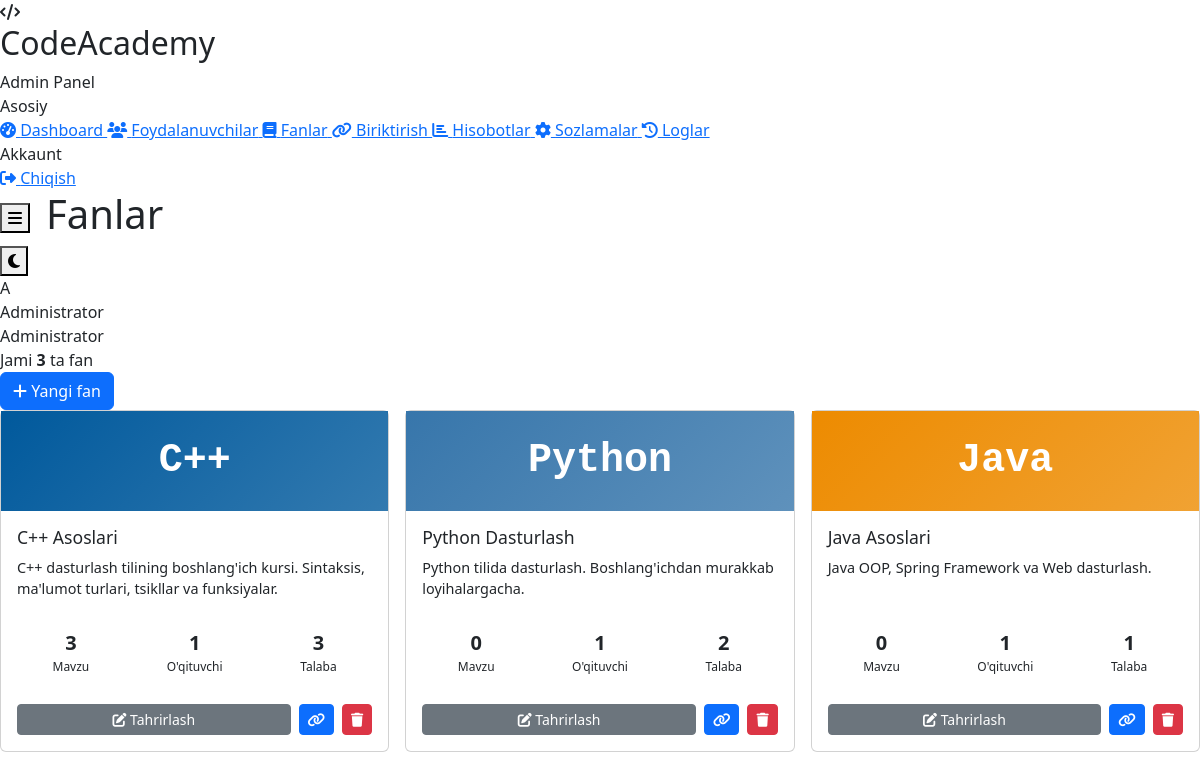
The app's page /admin/subjects.php (signed in) with its own data.
### tables this page shows
CREATE TABLE `users` (
    `id` INT UNSIGNED AUTO_INCREMENT PRIMARY KEY,
    `full_name` VARCHAR(150) NOT NULL,
    `username` VARCHAR(50) NOT NULL UNIQUE,
    `email` VARCHAR(100) NOT NULL UNIQUE,
    `password` VARCHAR(255) NOT NULL,
    `role` ENUM('admin', 'teacher', 'student') NOT NULL DEFAULT 'student',
    `avatar` VARCHAR(255) DEFAULT 'default.png',
    `phone` VARCHAR(20) DEFAULT NULL,
    `status` ENUM('active', 'blocked', 'pending') NOT NULL DEFAULT 'active',
    `language` ENUM('uz', 'ru', 'en') NOT NULL DEFAULT 'uz',
    `last_login` TIMESTAMP NULL DEFAULT NULL,
    `created_at` TIMESTAMP DEFAULT CURRENT_TIMESTAMP,
    `updated_at` TIMESTAMP DEFAULT CURRENT_TIMESTAMP ON UPDATE CURRENT_TIMESTAMP,
    INDEX `idx_role` (`role`),
    INDEX `idx_status` (`status`)
);

CREATE TABLE `subjects` (
    `id` INT UNSIGNED AUTO_INCREMENT PRIMARY KEY,
    `name` VARCHAR(150) NOT NULL,
    `description` TEXT,
    `programming_language` ENUM('cpp', 'java', 'python', 'javascript', 'php', 'csharp') NOT NULL,
    `image` VARCHAR(255) DEFAULT 'default-subject.jpg',
    `created_by` INT UNSIGNED NOT NULL,
    `status` ENUM('active', 'inactive') DEFAULT 'active',
    `created_at` TIMESTAMP DEFAULT CURRENT_TIMESTAMP,
    `updated_at` TIMESTAMP DEFAULT CURRENT_TIMESTAMP ON UPDATE CURRENT_TIMESTAMP,
    FOREIGN KEY (`created_by`) REFERENCES `users`(`id`) ON DELETE CASCADE,
    INDEX `idx_language` (`programming_language`)
);

### includes/auth.php (called while the page is built, shortened)
<?php
require_once __DIR__ . '/db.php';
class Auth {
    public static function isLoggedIn() {
        return true;
    }
    public static function user() {
        return db()->fetchOne("SELECT * FROM users WHERE id = ?", [$_SESSION['user_id']]);
    }
}

### includes/db.php (called while the page is built, shortened)
<?php
class Database {
    private static $instance = null;
    private $pdo;
    private function __construct() {
        try {
            $dsn = "mysql:host=" . DB_HOST . ";dbname=" . DB_NAME . ";charset=" . DB_CHARSET;
            $options = [
                PDO::ATTR_ERRMODE => PDO::ERRMODE_EXCEPTION,
                PDO::ATTR_DEFAULT_FETCH_MODE => PDO::FETCH_ASSOC,
                PDO::ATTR_EMULATE_PREPARES => false,
                PDO::MYSQL_ATTR_INIT_COMMAND => "SET NAMES utf8mb4 COLLATE utf8mb4_unicode_ci"
            ];
            $this->pdo = new PDO($dsn, DB_USER, DB_PASS, $options);
        } catch (PDOException $e) {
            if (DEBUG_MODE) {
                die("Database ulanish xatosi: " . $e->getMessage());
            } else {
                die("Database bilan ulanishda xatolik yuz berdi.");
            }
        }
    }
    public static function getInstance() {
        if (self::$instance === null) {
            self::$instance = new self();
        }
        return self::$instance;
    }
    public function query($sql, $params = []) {
        $stmt = $this->pdo->prepare($sql);
        $stmt->execute($params);
        return $stmt;
    }
    public function fetchOne($sql, $params = []) {
        return $this->query($sql, $params)->fetch();
    }
    public function fetchAll($sql, $params = []) {
        return $this->query($sql, $params)->fetchAll();
    }
}
function db() {
    return Database::getInstance();
}

### includes/functions.php (called while the page is built, shortened)
<?php
function e($string) {
    return htmlspecialchars($string ?? '', ENT_QUOTES, 'UTF-8');
}

### admin/subjects.php (the view, shortened to what this page needs)
<?php
$pageTitle = 'Fanlar';
require_once __DIR__ . '/../includes/auth.php';
require_once __DIR__ . '/../includes/functions.php';
$subjects = db()->fetchAll(
    "SELECT s.*, u.full_name as creator,
        (SELECT COUNT(*) FROM subject_teachers st WHERE st.subject_id = s.id) as teacher_count,
        (SELECT COUNT(*) FROM subject_students ss WHERE ss.subject_id = s.id) as student_count,
        (SELECT COUNT(*) FROM topics t WHERE t.subject_id = s.id) as topic_count
     FROM subjects s
     LEFT JOIN users u ON s.created_by = u.id
     ORDER BY s.created_at DESC"
);
require_once __DIR__ . '/../includes/header.php';
?>
<div class="toolbar">
    <div style="flex: 1;">
        <p style="color: var(--text-secondary); margin: 0;">
            Jami <strong><?= count($subjects) ?></strong> ta fan
        </p>
    </div>
    <button class="btn btn-primary" data-bs-toggle="modal" data-bs-target="#createSubjectModal">
        <i class="fas fa-plus"></i> Yangi fan
    </button>
</div>
<div class="row g-3">
    <?php if (empty($subjects)): ?>
        <div class="col-12">
            <div class="card">
                <div class="card-body" style="text-align: center; padding: 3rem;">
                    <i class="fas fa-book" style="font-size: 3rem; color: var(--text-tertiary); margin-bottom: 1rem;"></i>
                    <h3 style="color: var(--text-tertiary);">Hech qanday fan yo'q</h3>
                    <p style="color: var(--text-tertiary);">Birinchi fanni qo'shish uchun yuqoridagi tugmani bosing</p>
                </div>
            </div>
        </div>
    <?php else: ?>
        <?php
        $langColors = [
            'cpp' => '#00599C', 'java' => '#ED8B00', 'python' => '#3776AB',
            'javascript' => '#F7DF1E', 'php' => '#777BB4', 'csharp' => '#239120'
        ];
        $langNames = [
            'cpp' => 'C++', 'java' => 'Java', 'python' => 'Python',
            'javascript' => 'JavaScript', 'php' => 'PHP', 'csharp' => 'C#'
        ];
        ?>
        <?php foreach ($subjects as $s):
            $color = $langColors[$s['programming_language']] ?? '#666';
            $langName = $langNames[$s['programming_language']] ?? $s['programming_language'];
        ?>
            <div class="col-lg-4 col-md-6">
                <div class="card" style="height: 100%; transition: var(--transition);">
                    <div style="height: 100px; background: linear-gradient(135deg, <?= $color ?>, <?= $color ?>cc); display: flex; align-items: center; justify-content: center; color: white; font-size: 2.5rem; font-weight: 700; font-family: 'JetBrains Mono', monospace;">
                        <?= $langName ?>
                    </div>
                    <div class="card-body">
                        <div style="display: flex; justify-content: space-between; align-items: start; margin-bottom: 0.5rem;">
                            <h3 style="margin: 0; font-size: 1.1rem;"><?= e($s['name']) ?></h3>
                            <span class="badge badge-<?= $s['status'] === 'active' ? 'success' : 'secondary' ?>">
                            </span>
                        </div>
                        <p style="color: var(--text-tertiary); font-size: 0.9rem; min-height: 3em; margin-bottom: 1rem;">
                            <?= e(mb_substr($s['description'], 0, 100)) ?><?= mb_strlen($s['description']) > 100 ? '...' : '' ?>
                        </p>
                        <div style="display: flex; gap: 1rem; padding: 0.75rem 0; border-top: 1px solid var(--border); border-bottom: 1px solid var(--border); margin-bottom: 1rem;">
                            <div style="text-align: center; flex: 1;">
                                <div style="font-size: 1.25rem; font-weight: 700;"><?= $s['topic_count'] ?></div>
                                <div style="font-size: 0.75rem; color: var(--text-tertiary);">Mavzu</div>
                            </div>
                            <div style="text-align: center; flex: 1;">
                                <div style="font-size: 1.25rem; font-weight: 700;"><?= $s['teacher_count'] ?></div>
                                <div style="font-size: 0.75rem; color: var(--text-tertiary);">O'qituvchi</div>
                            </div>
                            <div style="text-align: center; flex: 1;">
                                <div style="font-size: 1.25rem; font-weight: 700;"><?= $s['student_count'] ?></div>
                                <div style="font-size: 0.75rem; color: var(--text-tertiary);">Talaba</div>
                            </div>
                        </div>
                        <div style="display: flex; gap: 0.5rem;">
                            <button class="btn btn-sm btn-secondary edit-subject-btn flex-grow-1"
                                    data-subject='<?= json_encode($s) ?>'>
                                <i class="fas fa-edit"></i> Tahrirlash
                            </button>
                            <a href="<?= SITE_URL ?>/admin/assignments.php?subject_id=<?= $s['id'] ?>"
                               class="btn btn-sm btn-primary">
                                <i class="fas fa-link"></i>
                            </a>
                            <form method="POST" style="display: inline;">
                                <button type="submit" class="btn btn-sm btn-danger"
                                        data-confirm="Fanni o'chirmoqchimisiz? Barcha bog'liq ma'lumotlar (mavzular, savollar) ham o'chiriladi.">
                                    <i class="fas fa-trash"></i>
                                </button>
                            </form>
                        </div>
                    </div>
                </div>
            </div>
        <?php endforeach; ?>
    <?php endif; ?>
</div>
<?php
require_once __DIR__ . '/../includes/footer.php';
?>

### includes/header.php (shortened to what this page needs)
<?php
require_once __DIR__ . '/auth.php';
require_once __DIR__ . '/functions.php';
$user = Auth::user();
$role = $user['role'];
$currentPage = basename($_SERVER['PHP_SELF']);
$pageTitle = $pageTitle ?? 'Dashboard';
$menus = [
    'admin' => [
        ['url' => 'dashboard.php', 'icon' => 'fa-tachometer-alt', 'title' => 'Dashboard'],
        ['url' => 'users.php', 'icon' => 'fa-users', 'title' => 'Foydalanuvchilar'],
        ['url' => 'subjects.php', 'icon' => 'fa-book', 'title' => 'Fanlar'],
        ['url' => 'assignments.php', 'icon' => 'fa-link', 'title' => 'Biriktirish'],
        ['url' => 'reports.php', 'icon' => 'fa-chart-bar', 'title' => 'Hisobotlar'],
        ['url' => 'settings.php', 'icon' => 'fa-cog', 'title' => 'Sozlamalar'],
        ['url' => 'logs.php', 'icon' => 'fa-history', 'title' => 'Loglar'],
    ],
    'teacher' => [
        ['url' => 'dashboard.php', 'icon' => 'fa-tachometer-alt', 'title' => 'Dashboard'],
        ['url' => 'my_subjects.php', 'icon' => 'fa-book', 'title' => 'Mening fanlarim'],
        ['url' => 'topics.php', 'icon' => 'fa-list-alt', 'title' => 'Mavzular'],
        ['url' => 'questions.php', 'icon' => 'fa-question-circle', 'title' => 'Test savollari'],
        ['url' => 'tasks.php', 'icon' => 'fa-code', 'title' => 'Amaliy masalalar'],
        ['url' => 'monitoring.php', 'icon' => 'fa-eye', 'title' => 'Monitoring'],
        ['url' => 'reports.php', 'icon' => 'fa-chart-bar', 'title' => 'Hisobotlar'],
    ],
    'student' => [
        ['url' => 'dashboard.php', 'icon' => 'fa-tachometer-alt', 'title' => 'Dashboard'],
        ['url' => 'my_subjects.php', 'icon' => 'fa-book', 'title' => 'Mening fanlarim'],
        ['url' => 'grades.php', 'icon' => 'fa-medal', 'title' => 'Mening baholarim'],
        ['url' => 'my_submissions.php', 'icon' => 'fa-code', 'title' => 'Mening yechimlarim'],
        ['url' => 'ai_assistant.php', 'icon' => 'fa-robot', 'title' => 'AI Yordamchi'],
        ['url' => 'profile.php', 'icon' => 'fa-user', 'title' => 'Profil'],
    ]
];
$menu = $menus[$role] ?? [];
?>
<!DOCTYPE html>
<html lang="uz">
<head>
    <link href="https://cdnjs.cloudflare.com/ajax/libs/font-awesome/6.4.0/css/all.min.css" rel="stylesheet">
    <link href="https://cdn.jsdelivr.net/npm/bootstrap@5.3.0/dist/css/bootstrap.min.css" rel="stylesheet">
    <link rel="stylesheet" href="<?= SITE_URL ?>/assets/css/style.css">
</head>
<body>
    <div class="app-layout">
        <aside class="sidebar">
            <div class="sidebar-header">
                <div class="logo-icon">
                    <i class="fas fa-code"></i>
                </div>
                <div>
                    <h2>CodeAcademy</h2>
                    <span><?php
                        echo $role === 'admin' ? 'Admin Panel'
                            : ($role === 'teacher' ? 'O\'qituvchi' : 'Talaba');
                    ?></span>
                </div>
            </div>
            <nav class="sidebar-nav">
                <div class="sidebar-section">Asosiy</div>
                <?php foreach ($menu as $item): ?>
                    <a href="<?= SITE_URL ?>/<?= $role ?>/<?= $item['url'] ?>"
                       class="sidebar-link <?= $currentPage === $item['url'] ? 'active' : '' ?>">
                        <i class="fas <?= $item['icon'] ?>"></i>
                        <span><?= e($item['title']) ?></span>
                    </a>
                <?php endforeach; ?>
                <div class="sidebar-section">Akkaunt</div>
                <a href="<?= SITE_URL ?>/logout.php" class="sidebar-link"
                   data-confirm="Tizimdan chiqmoqchimisiz?">
                    <i class="fas fa-sign-out-alt"></i>
                    <span>Chiqish</span>
                </a>
            </nav>
        </aside>
        <div class="main-content">
            <header class="top-header">
                <div style="display: flex; align-items: center; gap: 1rem;">
                    <button class="menu-toggle">
                        <i class="fas fa-bars"></i>
                    </button>
                    <h1 class="page-title"><?= e($pageTitle) ?></h1>
                </div>
                <div class="header-actions">
                    <button class="theme-toggle" title="Mavzuni o'zgartirish">
                        <i class="fas fa-moon"></i>
                    </button>
                    <div class="user-menu">
                        <div class="user-avatar">
                            <?= strtoupper(substr($user['full_name'], 0, 1)) ?>
                        </div>
                        <div>
                            <div class="user-name"><?= e($user['full_name']) ?></div>
                            <div class="user-role">
                                <?= $role === 'admin' ? 'Administrator'
                                    : ($role === 'teacher' ? 'O\'qituvchi' : 'Talaba') ?>
                            </div>
                        </div>
                    </div>
                </div>
            </header>
            <main class="page-content fade-in">

### records on screen
users: full_name "A", full_name "Administrator"
subjects: programming_language "C++", name "C++ Asoslari", description "C++ dasturlash tilining boshlang'ich kursi. Sintaksis, ma'lumot turlari, tsikllar va funksiyalar.", topic_count "3", teacher_count "1", student_count "3"
subjects: programming_language "Python", name "Python Dasturlash", description "Python tilida dasturlash. Boshlang'ichdan murakkab loyihalargacha.", topic_count "0", teacher_count "1", student_count "2"
subjects: programming_language "Java", name "Java Asoslari", description "Java OOP, Spring Framework va Web dasturlash.", topic_count "0", teacher_count "1", student_count "1"

### other values on screen
$item['title'] "Dashboard"
$item['title'] "Foydalanuvchilar"
$item['title'] "Fanlar"
$item['title'] "Biriktirish"
$item['title'] "Hisobotlar"
$item['title'] "Sozlamalar"
$item['title'] "Loglar"
$pageTitle "Fanlar"
count($subjects) "3"
